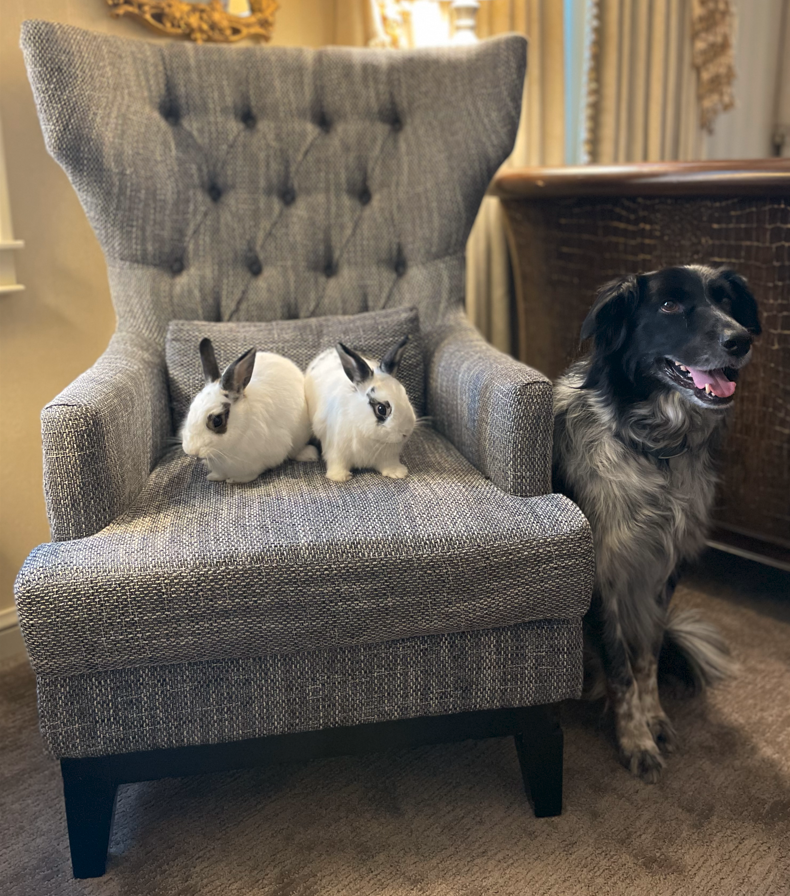
#> input picture sample_image.jpg.png, 790 x 896 px
$ python -i steg.py   (imports and definitions only)
#> lines starting #> are read from the running program, lines starting #| are printed output that depends on the picture
from tkinter import *
from tkinter import ttk
import tkinter.filedialog
from PIL import ImageTk
from PIL import Image
from tkinter import messagebox
from io import BytesIO
import  os

class Stegno:

    art ='''¯\_(ツ)_/¯'''
    art2 = '''<O> <O>'''
    output_image_size = 0

    # [33 lines left out: function main, not called in this run]

    def home(self,frame):
            frame.destroy()
            self.main(root)

    # [203 lines left out: functions frame1_decode, frame2_decode, decode, frame1_encode, frame2_encode, info and 4 more, not called in this run]

    def page3(self,frame):
        frame.destroy()
        self.main(root)

# [1 line not run here, left out]

o = Stegno()
# [3 lines not run here, left out]

>>> import cv2
>>> picture = cv2.imread('sample_image.jpg.png', cv2.IMREAD_GRAYSCALE)
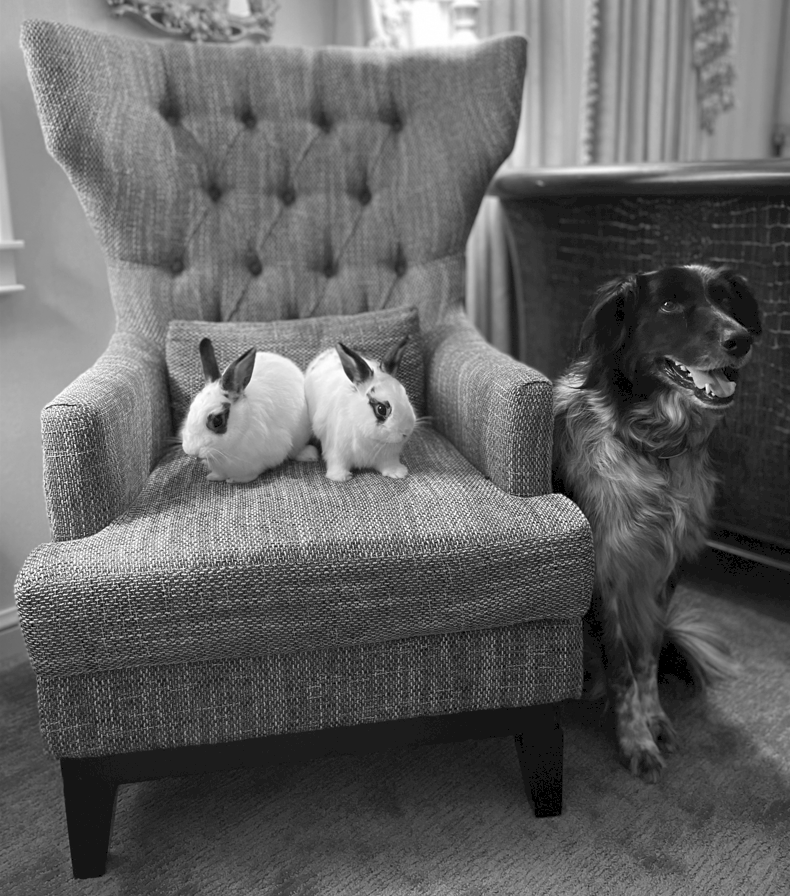
#> picture: shape (896, 790); min 0, max 255, mean 98.4
#> (the run stopped early here; a loop or call above may not have finished)
